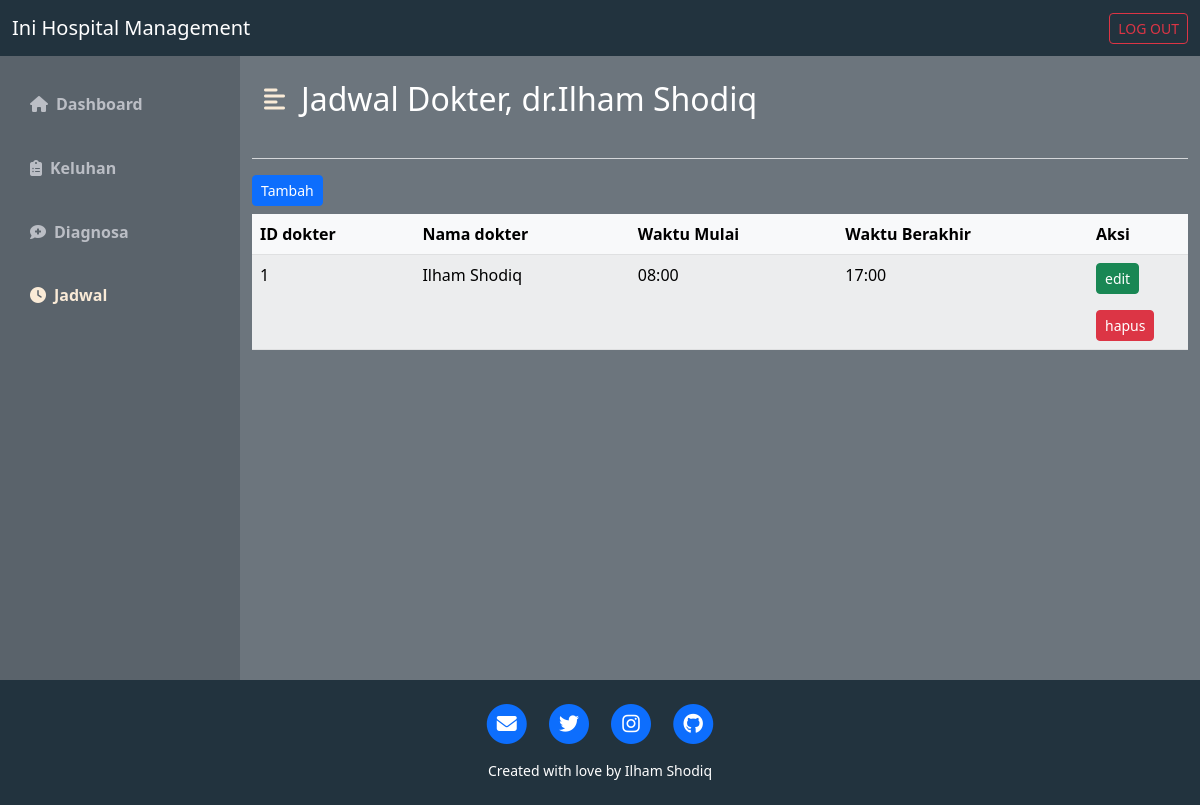
Screenshot of /menu_dokter/dokter_jadwal.php (signed in) with the database file from the repository.
### tables this page shows
CREATE TABLE IF NOT EXISTS `jadwal_dokter` (
  `id_jadwal_dokter` int(11) NOT NULL AUTO_INCREMENT,
  `id_dokter` int(11) DEFAULT NULL,
  `waktu_mulai` varchar(50) DEFAULT NULL,
  `waktu_berakhir` varchar(50) DEFAULT NULL,
  PRIMARY KEY (`id_jadwal_dokter`),
  KEY `FK_jadwal_dokter_dokter` (`id_dokter`),
  CONSTRAINT `FK_jadwal_dokter_dokter` FOREIGN KEY (`id_dokter`) REFERENCES `dokter` (`id_dokter`)
);

CREATE TABLE IF NOT EXISTS `dokter` (
  `id_dokter` int(11) NOT NULL AUTO_INCREMENT,
  `username` varchar(50) DEFAULT NULL,
  `password` varchar(50) DEFAULT NULL,
  `nama_dokter` varchar(50) DEFAULT NULL,
  `jenis_kelamin` varchar(50) DEFAULT NULL,
  `alamat` varchar(50) DEFAULT NULL,
  `spesialis` varchar(50) DEFAULT NULL,
  `id_poliklinik` int(11) DEFAULT NULL,
  PRIMARY KEY (`id_dokter`),
  KEY `FK_dokter_poliklinik` (`id_poliklinik`),
  CONSTRAINT `FK_dokter_poliklinik` FOREIGN KEY (`id_poliklinik`) REFERENCES `poliklinik` (`id_poliklinik`)
);

### menu_dokter/dokter_jadwal.php (the view, shortened to what this page needs)
<!DOCTYPE html>
<html lang="en">
<head>
    <link href="https://cdn.jsdelivr.net/npm/bootstrap@5.2.0-beta1/dist/css/bootstrap.min.css" rel="stylesheet">
    <link rel="stylesheet" href="https://cdnjs.cloudflare.com/ajax/libs/font-awesome/6.1.1/css/all.min.css" />
    <link rel="stylesheet" href="../css/style_dashboard.css">
</head>
<body>
    <?php
    include "../koneksi.php";
    $id_dokter = $_SESSION['id_dokter'];
    $nama = $_SESSION['nama'];
    $sql = "SELECT * FROM jadwal_dokter, dokter WHERE jadwal_dokter.id_dokter = dokter.id_dokter AND jadwal_dokter.id_dokter = '$id_dokter'";
    $query = $koneksi->query($sql);
    ?>
    <nav class="navbar navbar-dark" style="background-color: #22333E;">
        <div class="container-fluid">
            <a class="navbar-brand">Ini Hospital Management</a>
            <form class="d-flex" role="search">
                <a href="../logout.php" class="btn btn-outline-danger btn-sm" role="button">LOG OUT</a>
            </form>
        </div>
    </nav>
    <div class="d-flex bg-secondary text-white" id="wrapper">
        <div class="" id="sidebar-wrapper" style="background-color: #5a636b;">
            <div class="list-group list-group-flush my-3">
                <a href="dokter_dashboard.php" class="list-group-item list-group-item-action bg-transparent second-text fw-bold "><i class="fas fa-home me-2"></i>Dashboard</a>
                <a href="dokter_keluhan.php" class="list-group-item list-group-item-action bg-transparent second-text fw-bold"><i class="fas fa-clipboard-list me-2"></i></i>Keluhan</a>
                <a href="dokter_diagnosa.php" class="list-group-item list-group-item-action bg-transparent second-text fw-bold"><i class="fa-solid fa-comment-medical me-2"></i>Diagnosa</a>
                <a href="dokter_jadwal.php" class="list-group-item list-group-item-action bg-transparent second-text fw-bold active"><i class="fas fa-clock me-2"></i>Jadwal</a>
            </div>
        </div>
        <div id="page-content-wrapper">
            <nav class="navbar navbar-expand-lg navbar-light bg-transparent py-4 px-4">
                <div class="d-flex align-items-center">
                    <i class="fas fa-align-left primary-text fs-4 me-3" id="menu-toggle"></i>
                    <h2 class="fs-2 m-0">Jadwal Dokter, dr.<?php echo $nama ?></h2>
                </div>
            </nav>
            <div class="container-sm">
                <hr class="border-light border-2 opacity-75">
                <a class="btn btn-primary mb-2 btn-sm" href="dokter_tambah_jadwal.php" role="button">Tambah</a>
                <table class="table table-light table-striped rounded table-hover">
                    <thead>
                        <tr>
                            <th scope="col">ID dokter</th>
                            <th scope="col">Nama dokter</th>
                            <th scope="col">Waktu Mulai</th>
                            <th scope="col">Waktu Berakhir</th>
                            <th scope="col" width="100">Aksi</th>
                        </tr>
                    </thead>
                    <tbody>
                        <?php while ($data = $query->fetch_array()) { ?>
                            <tr>
                                <td><?php echo $data['id_dokter'] ?></td>
                                <td><?php echo $data['nama_dokter'] ?></td>
                                <td><?php echo $data['waktu_mulai'] ?></td>
                                <td><?php echo $data['waktu_berakhir'] ?></td>
                                <td>
                                    <form action="dokter_edit_jadwal.php?id_jadwal_dokter= <?php echo $data['id_jadwal_dokter'] ?>" method="post">
                                        <input class="btn btn-success btn-sm" type="submit" value="edit">
                                    </form>
                                    <form action="aksi/aksi_hapusjadwal.php" method="post">
                                        <input class="btn btn-danger btn-sm" type="submit" name="hapus" value="hapus" onClick="return confirm('Apakah Anda ingin menghapus jadwal?')">
                                    </form>
                                </td>
                            </tr>
                        <?php } ?>
                    </tbody>
                </table>
            </div>
        </div>
    </div>
    <footer class="text-center text-white p-4" style="background-color: #22333E;">
        <div class="row gx-4 gx-lg-5 justify-content-center">
            <div class="col-md-10 col-lg-8 col-xl-7">
                <ul class="list-inline text-center">
                    <li class="list-inline-item">
                        <a href="mailto:ilhambheh@gmail.com">
                            <span class="fa-stack fa-lg">
                                <i class="fas fa-circle fa-stack-2x"></i>
                                <i class="fas fa-envelope fa-stack-1x fa-inverse"> </i>
                            </span>
                        </a>
                    </li>
                    <li class="list-inline-item">
                        <a href="https://twitter.com/The12sMB">
                            <span class="fa-stack fa-lg">
                                <i class="fas fa-circle fa-stack-2x"></i>
                                <i class="fab fa-twitter fa-stack-1x fa-inverse"></i>
                            </span>
                        </a>
                    </li>
                    <li class="list-inline-item">
                        <a href="https://www.instagram.com/ilham_shodq/">
                            <span class="fa-stack fa-lg">
                                <i class="fas fa-circle fa-stack-2x"></i>
                                <i class="fab fa-instagram fa-stack-1x fa-inverse"></i>
                            </span>
                        </a>
                    </li>
                    <li class="list-inline-item">
                        <a href="https://github.com/ilhamshodiq">
                            <span class="fa-stack fa-lg">
                                <i class="fas fa-circle fa-stack-2x"></i>
                                <i class="fab fa-github fa-stack-1x fa-inverse"></i>
                            </span>
                        </a>
                    </li>
                </ul>
                <div class="small text-center">Created with love by Ilham Shodiq</div>
            </div>
        </div>
    </footer>
</body>
</html>

### css/style_dashboard.css (style rules this page uses)
:root { --main-text-color: antiquewhite; --second-text-color: #bbbec5; --second-bg-color: #c1efde; }
.primary-text { color: var(--main-text-color); }
.second-text { color: var(--second-text-color); }
#wrapper { overflow-x: hidden; }
#sidebar-wrapper { min-height: 78vh; margin-left: -15rem; -webkit-transition: margin 0.25s ease-out; -moz-transition: margin 0.25s ease-out; -o-transition: margin 0.25s ease-out; transition: margin 0.25s ease-out; }
#sidebar-wrapper .list-group { width: 15rem; }
#page-content-wrapper { min-width: 100vw; }
#menu-toggle { cursor: pointer; }
.list-group-item { border: none; padding: 20px 30px; }
.list-group-item.active { background-color: transparent; color: var(--main-text-color); font-weight: bold; border: none; }
@media (min-width: 768px) { #sidebar-wrapper { margin-left: 0; } }
@media (min-width: 768px) { #page-content-wrapper { min-width: 0; width: 100%; } }

### rows the page displays
jadwal_dokter: id_dokter.id_dokter "1", id_dokter.nama_dokter "Ilham Shodiq", waktu_mulai "08:00", waktu_berakhir "17:00"

### other values shown
$nama "Ilham Shodiq"
